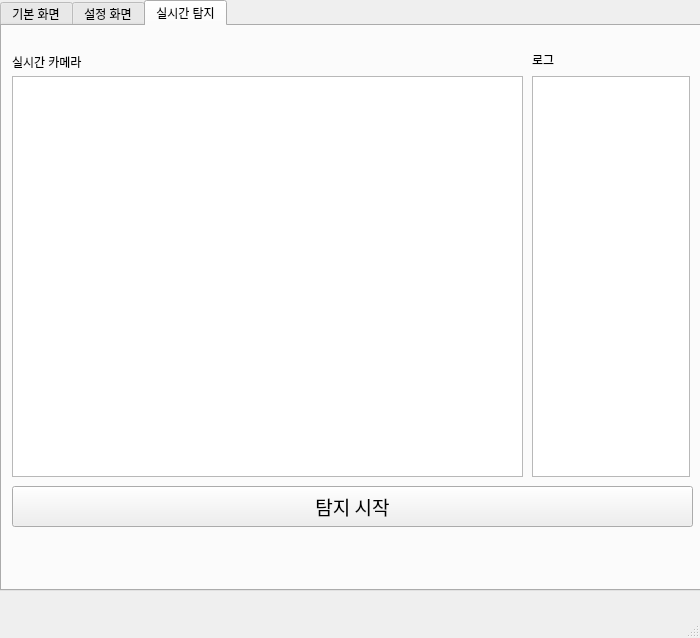
<?xml version="1.0" encoding="UTF-8"?>
<ui version="4.0">
 <class>MainWindow</class>
 <widget class="QMainWindow" name="MainWindow">
  <property name="geometry">
   <rect>
    <x>0</x>
    <y>0</y>
    <width>700</width>
    <height>638</height>
   </rect>
  </property>
  <property name="windowTitle">
   <string>MainWindow</string>
  </property>
  <widget class="QWidget" name="centralwidget">
   <widget class="QTabWidget" name="on_air_detection">
    <property name="geometry">
     <rect>
      <x>0</x>
      <y>0</y>
      <width>701</width>
      <height>591</height>
     </rect>
    </property>
    <property name="currentIndex">
     <number>2</number>
    </property>
    <property name="documentMode">
     <bool>false</bool>
    </property>
    <widget class="QWidget" name="tab">
     <attribute name="title">
      <string>기본 화면</string>
     </attribute>
     <widget class="QGraphicsView" name="graphicsView">
      <property name="geometry">
       <rect>
        <x>10</x>
        <y>60</y>
        <width>511</width>
        <height>401</height>
       </rect>
      </property>
     </widget>
     <widget class="QWidget" name="gridLayoutWidget">
      <property name="geometry">
       <rect>
        <x>10</x>
        <y>470</y>
        <width>501</width>
        <height>71</height>
       </rect>
      </property>
      <layout class="QGridLayout" name="gridLayout">
       <item row="1" column="0">
        <widget class="QPushButton" name="btn_pause">
         <property name="text">
          <string>▶️</string>
         </property>
        </widget>
       </item>
       <item row="1" column="3">
        <widget class="QPushButton" name="btn_stop_start">
         <property name="text">
          <string>⏯️</string>
         </property>
        </widget>
       </item>
       <item row="0" column="2" colspan="2">
        <widget class="QSlider" name="Video_bar">
         <property name="orientation">
          <enum>Qt::Horizontal</enum>
         </property>
        </widget>
       </item>
       <item row="0" column="4">
        <widget class="QLabel" name="Total_length">
         <property name="text">
          <string>00:00:00</string>
         </property>
        </widget>
       </item>
       <item row="0" column="0">
        <widget class="QLabel" name="Current">
         <property name="text">
          <string>00:00:00</string>
         </property>
        </widget>
       </item>
       <item row="1" column="4">
        <widget class="QPushButton" name="btn_forward">
         <property name="text">
          <string>⏩</string>
         </property>
        </widget>
       </item>
       <item row="1" column="2">
        <widget class="QPushButton" name="btn_prev">
         <property name="text">
          <string>⏪</string>
         </property>
        </widget>
       </item>
      </layout>
     </widget>
     <widget class="QWidget" name="verticalLayoutWidget">
      <property name="geometry">
       <rect>
        <x>530</x>
        <y>10</y>
        <width>160</width>
        <height>531</height>
       </rect>
      </property>
      <layout class="QVBoxLayout" name="verticalLayout">
       <item>
        <widget class="QLabel" name="Video_info">
         <property name="text">
          <string>영상 정보</string>
         </property>
        </widget>
       </item>
       <item>
        <widget class="QTextBrowser" name="Video_info_text"/>
       </item>
       <item>
        <widget class="QLabel" name="Log">
         <property name="text">
          <string>로그 </string>
         </property>
        </widget>
       </item>
       <item>
        <widget class="QListWidget" name="Log_text"/>
       </item>
      </layout>
     </widget>
     <widget class="QPushButton" name="Video_upload">
      <property name="geometry">
       <rect>
        <x>10</x>
        <y>20</y>
        <width>91</width>
        <height>23</height>
       </rect>
      </property>
      <property name="text">
       <string>동영상 업로드</string>
      </property>
     </widget>
     <widget class="QProgressBar" name="progressBar">
      <property name="geometry">
       <rect>
        <x>110</x>
        <y>20</y>
        <width>401</width>
        <height>20</height>
       </rect>
      </property>
      <property name="value">
       <number>24</number>
      </property>
     </widget>
    </widget>
    <widget class="QWidget" name="tab_2">
     <attribute name="title">
      <string>설정 화면</string>
     </attribute>
     <widget class="QGroupBox" name="groupBox">
      <property name="geometry">
       <rect>
        <x>60</x>
        <y>40</y>
        <width>521</width>
        <height>101</height>
       </rect>
      </property>
      <property name="title">
       <string>Log</string>
      </property>
      <widget class="QWidget" name="gridLayoutWidget_2">
       <property name="geometry">
        <rect>
         <x>0</x>
         <y>20</y>
         <width>521</width>
         <height>80</height>
        </rect>
       </property>
       <layout class="QGridLayout" name="gridLayout_2">
        <item row="0" column="0">
         <widget class="QLabel" name="label">
          <property name="text">
           <string>로그 기록</string>
          </property>
         </widget>
        </item>
        <item row="0" column="1">
         <widget class="QCheckBox" name="checkBox1">
          <property name="text">
           <string>Off(Save in TXT)</string>
          </property>
         </widget>
        </item>
        <item row="1" column="1">
         <widget class="QCheckBox" name="checkBox2">
          <property name="text">
           <string>Off</string>
          </property>
         </widget>
        </item>
        <item row="1" column="0">
         <widget class="QLabel" name="label_4">
          <property name="text">
           <string>뮤트(Mute)</string>
          </property>
         </widget>
        </item>
       </layout>
      </widget>
     </widget>
     <widget class="QGroupBox" name="groupBox_2">
      <property name="geometry">
       <rect>
        <x>60</x>
        <y>160</y>
        <width>521</width>
        <height>101</height>
       </rect>
      </property>
      <property name="title">
       <string>Graphic</string>
      </property>
      <widget class="QWidget" name="gridLayoutWidget_3">
       <property name="geometry">
        <rect>
         <x>0</x>
         <y>20</y>
         <width>521</width>
         <height>80</height>
        </rect>
       </property>
       <layout class="QGridLayout" name="gridLayout_3">
        <item row="0" column="0">
         <widget class="QLabel" name="label_5">
          <property name="text">
           <string>랙 경계선 표시( Set Border Lines)</string>
          </property>
         </widget>
        </item>
        <item row="0" column="1">
         <widget class="QCheckBox" name="checkBox3">
          <property name="text">
           <string>Off</string>
          </property>
         </widget>
        </item>
        <item row="1" column="1">
         <widget class="QCheckBox" name="checkBox4">
          <property name="text">
           <string>Off</string>
          </property>
         </widget>
        </item>
        <item row="1" column="0">
         <widget class="QLabel" name="label_6">
          <property name="text">
           <string>랙 구분(상,하  Rack Classification Mode)</string>
          </property>
         </widget>
        </item>
       </layout>
      </widget>
     </widget>
     <widget class="QGroupBox" name="groupBox_3">
      <property name="geometry">
       <rect>
        <x>60</x>
        <y>290</y>
        <width>521</width>
        <height>71</height>
       </rect>
      </property>
      <property name="title">
       <string>Video</string>
      </property>
      <widget class="QWidget" name="gridLayoutWidget_4">
       <property name="geometry">
        <rect>
         <x>0</x>
         <y>20</y>
         <width>521</width>
         <height>46</height>
        </rect>
       </property>
       <layout class="QGridLayout" name="gridLayout_4">
        <item row="0" column="0">
         <widget class="QLabel" name="label_7">
          <property name="text">
           <string>  위험상황 기준 전후 상황 기록 </string>
          </property>
         </widget>
        </item>
        <item row="0" column="1">
         <widget class="QComboBox" name="comboBox">
          <property name="currentText">
           <string>±3초</string>
          </property>
          <property name="currentIndex">
           <number>0</number>
          </property>
          <property name="placeholderText">
           <string>5</string>
          </property>
          <item>
           <property name="text">
            <string>±3초</string>
           </property>
          </item>
          <item>
           <property name="text">
            <string>±5초</string>
           </property>
          </item>
          <item>
           <property name="text">
            <string>±7초</string>
           </property>
          </item>
         </widget>
        </item>
        <item row="1" column="0">
         <widget class="QLabel" name="label_8">
          <property name="text">
           <string>  위험상황 기준 전후 상황 기록 </string>
          </property>
         </widget>
        </item>
        <item row="1" column="1">
         <widget class="QComboBox" name="comboBox_2">
          <property name="currentText">
           <string>5초</string>
          </property>
          <property name="currentIndex">
           <number>0</number>
          </property>
          <property name="placeholderText">
           <string>5</string>
          </property>
          <item>
           <property name="text">
            <string>5초</string>
           </property>
          </item>
          <item>
           <property name="text">
            <string>10초</string>
           </property>
          </item>
          <item>
           <property name="text">
            <string>15초</string>
           </property>
          </item>
         </widget>
        </item>
       </layout>
      </widget>
     </widget>
    </widget>
    <widget class="QWidget" name="tab_3">
     <attribute name="title">
      <string>실시간 탐지</string>
     </attribute>
     <widget class="QPushButton" name="btn_start_detection">
      <property name="geometry">
       <rect>
        <x>10</x>
        <y>460</y>
        <width>681</width>
        <height>41</height>
       </rect>
      </property>
      <property name="font">
       <font>
        <family>한컴 고딕</family>
        <pointsize>14</pointsize>
       </font>
      </property>
      <property name="text">
       <string>탐지 시작</string>
      </property>
     </widget>
     <widget class="QLabel" name="Log_2">
      <property name="geometry">
       <rect>
        <x>530</x>
        <y>23</y>
        <width>158</width>
        <height>21</height>
       </rect>
      </property>
      <property name="text">
       <string>로그 </string>
      </property>
     </widget>
     <widget class="QListWidget" name="Log_text_2">
      <property name="geometry">
       <rect>
        <x>530</x>
        <y>50</y>
        <width>158</width>
        <height>401</height>
       </rect>
      </property>
     </widget>
     <widget class="QGraphicsView" name="on_air_camera">
      <property name="geometry">
       <rect>
        <x>10</x>
        <y>50</y>
        <width>511</width>
        <height>401</height>
       </rect>
      </property>
     </widget>
     <widget class="QLabel" name="Log_4">
      <property name="geometry">
       <rect>
        <x>10</x>
        <y>20</y>
        <width>158</width>
        <height>31</height>
       </rect>
      </property>
      <property name="text">
       <string>실시간 카메라</string>
      </property>
     </widget>
    </widget>
   </widget>
  </widget>
  <widget class="QMenuBar" name="menubar">
   <property name="geometry">
    <rect>
     <x>0</x>
     <y>0</y>
     <width>700</width>
     <height>22</height>
    </rect>
   </property>
  </widget>
  <widget class="QStatusBar" name="statusbar"/>
 </widget>
 <resources/>
 <connections/>
</ui>
